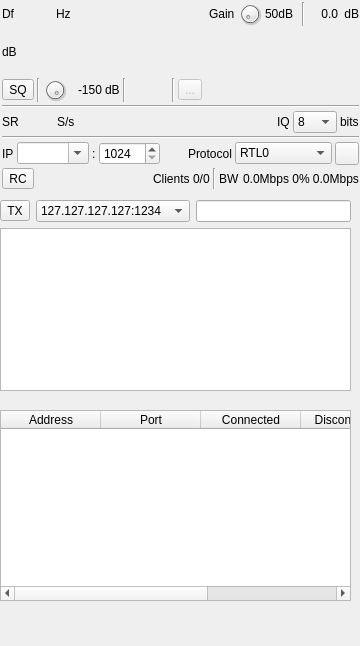
<?xml version="1.0" encoding="UTF-8"?>
<ui version="4.0">
 <class>RemoteTCPSinkGUI</class>
 <widget class="RollupContents" name="RemoteTCPSinkGUI">
  <property name="geometry">
   <rect>
    <x>0</x>
    <y>0</y>
    <width>360</width>
    <height>646</height>
   </rect>
  </property>
  <property name="sizePolicy">
   <sizepolicy hsizetype="Expanding" vsizetype="Expanding">
    <horstretch>0</horstretch>
    <verstretch>0</verstretch>
   </sizepolicy>
  </property>
  <property name="minimumSize">
   <size>
    <width>350</width>
    <height>100</height>
   </size>
  </property>
  <property name="maximumSize">
   <size>
    <width>1000</width>
    <height>16777215</height>
   </size>
  </property>
  <property name="font">
   <font>
    <pointsize>9</pointsize>
   </font>
  </property>
  <property name="windowTitle">
   <string>Remote sink</string>
  </property>
  <widget class="QWidget" name="settingsContainer" native="true">
   <property name="geometry">
    <rect>
     <x>0</x>
     <y>0</y>
     <width>361</width>
     <height>191</height>
    </rect>
   </property>
   <property name="minimumSize">
    <size>
     <width>334</width>
     <height>0</height>
    </size>
   </property>
   <property name="windowTitle">
    <string>Settings</string>
   </property>
   <layout class="QVBoxLayout" name="verticalLayout">
    <property name="spacing">
     <number>3</number>
    </property>
    <property name="leftMargin">
     <number>2</number>
    </property>
    <property name="topMargin">
     <number>2</number>
    </property>
    <property name="rightMargin">
     <number>2</number>
    </property>
    <property name="bottomMargin">
     <number>2</number>
    </property>
    <item>
     <layout class="QHBoxLayout" name="channelSettingsLayout">
      <item>
       <widget class="QLabel" name="deltaFrequencyLabel">
        <property name="minimumSize">
         <size>
          <width>16</width>
          <height>0</height>
         </size>
        </property>
        <property name="text">
         <string>Df</string>
        </property>
       </widget>
      </item>
      <item>
       <widget class="ValueDialZ" name="deltaFrequency" native="true">
        <property name="sizePolicy">
         <sizepolicy hsizetype="Maximum" vsizetype="Maximum">
          <horstretch>0</horstretch>
          <verstretch>0</verstretch>
         </sizepolicy>
        </property>
        <property name="minimumSize">
         <size>
          <width>32</width>
          <height>16</height>
         </size>
        </property>
        <property name="font">
         <font>
          <pointsize>12</pointsize>
         </font>
        </property>
        <property name="cursor">
         <cursorShape>PointingHandCursor</cursorShape>
        </property>
        <property name="focusPolicy">
         <enum>Qt::FocusPolicy::StrongFocus</enum>
        </property>
        <property name="toolTip">
         <string>Channel frequency shift from center in Hz</string>
        </property>
       </widget>
      </item>
      <item>
       <widget class="QLabel" name="deltaUnits">
        <property name="text">
         <string>Hz </string>
        </property>
       </widget>
      </item>
      <item>
       <spacer name="channelSettingsHorizontalSpacer">
        <property name="orientation">
         <enum>Qt::Orientation::Horizontal</enum>
        </property>
        <property name="sizeHint" stdset="0">
         <size>
          <width>40</width>
          <height>20</height>
         </size>
        </property>
       </spacer>
      </item>
      <item>
       <widget class="QLabel" name="gainLabel">
        <property name="text">
         <string>Gain</string>
        </property>
       </widget>
      </item>
      <item>
       <widget class="QDial" name="gain">
        <property name="maximumSize">
         <size>
          <width>24</width>
          <height>24</height>
         </size>
        </property>
        <property name="toolTip">
         <string>Gain in dB</string>
        </property>
        <property name="minimum">
         <number>0</number>
        </property>
        <property name="maximum">
         <number>100</number>
        </property>
       </widget>
      </item>
      <item>
       <widget class="QLabel" name="gainText">
        <property name="minimumSize">
         <size>
          <width>34</width>
          <height>0</height>
         </size>
        </property>
        <property name="text">
         <string>50dB</string>
        </property>
       </widget>
      </item>
      <item>
       <widget class="Line" name="line_6">
        <property name="orientation">
         <enum>Qt::Orientation::Vertical</enum>
        </property>
       </widget>
      </item>
      <item>
       <widget class="QLabel" name="channelPower">
        <property name="minimumSize">
         <size>
          <width>30</width>
          <height>0</height>
         </size>
        </property>
        <property name="toolTip">
         <string>Channel power</string>
        </property>
        <property name="layoutDirection">
         <enum>Qt::LayoutDirection::RightToLeft</enum>
        </property>
        <property name="text">
         <string>0.0</string>
        </property>
        <property name="alignment">
         <set>Qt::AlignmentFlag::AlignRight|Qt::AlignmentFlag::AlignTrailing|Qt::AlignmentFlag::AlignVCenter</set>
        </property>
       </widget>
      </item>
      <item>
       <widget class="QLabel" name="channelPowerUnits">
        <property name="text">
         <string> dB</string>
        </property>
       </widget>
      </item>
     </layout>
    </item>
    <item>
     <layout class="QHBoxLayout" name="signalLevelLayout">
      <item>
       <widget class="QLabel" name="channelPowerMeterUnits">
        <property name="text">
         <string>dB</string>
        </property>
       </widget>
      </item>
      <item>
       <widget class="LevelMeterSignalDB" name="channelPowerMeter" native="true">
        <property name="sizePolicy">
         <sizepolicy hsizetype="Expanding" vsizetype="MinimumExpanding">
          <horstretch>0</horstretch>
          <verstretch>0</verstretch>
         </sizepolicy>
        </property>
        <property name="minimumSize">
         <size>
          <width>0</width>
          <height>24</height>
         </size>
        </property>
        <property name="font">
         <font>
          <family>Liberation Mono</family>
          <pointsize>8</pointsize>
         </font>
        </property>
        <property name="toolTip">
         <string>Level meter (dB) top trace: average, bottom trace: instantaneous peak, tip: peak hold</string>
        </property>
       </widget>
      </item>
     </layout>
    </item>
    <item>
     <layout class="QHBoxLayout" name="squelchLayout">
      <item>
       <widget class="ButtonSwitch" name="squelchEnabled">
        <property name="toolTip">
         <string>Check to enable IQ squelch</string>
        </property>
        <property name="text">
         <string>SQ</string>
        </property>
       </widget>
      </item>
      <item>
       <widget class="Line" name="line_8">
        <property name="orientation">
         <enum>Qt::Orientation::Vertical</enum>
        </property>
       </widget>
      </item>
      <item>
       <widget class="QDial" name="squelch">
        <property name="maximumSize">
         <size>
          <width>24</width>
          <height>24</height>
         </size>
        </property>
        <property name="toolTip">
         <string>IQ squelch power level in dB</string>
        </property>
        <property name="minimum">
         <number>-150</number>
        </property>
        <property name="maximum">
         <number>0</number>
        </property>
        <property name="pageStep">
         <number>1</number>
        </property>
       </widget>
      </item>
      <item>
       <widget class="QLabel" name="squelchText">
        <property name="minimumSize">
         <size>
          <width>32</width>
          <height>0</height>
         </size>
        </property>
        <property name="text">
         <string>-150</string>
        </property>
        <property name="alignment">
         <set>Qt::AlignmentFlag::AlignRight|Qt::AlignmentFlag::AlignTrailing|Qt::AlignmentFlag::AlignVCenter</set>
        </property>
       </widget>
      </item>
      <item>
       <widget class="QLabel" name="squelchUnits">
        <property name="text">
         <string>dB</string>
        </property>
       </widget>
      </item>
      <item>
       <widget class="Line" name="line">
        <property name="orientation">
         <enum>Qt::Orientation::Vertical</enum>
        </property>
       </widget>
      </item>
      <item>
       <widget class="PeriodDial" name="squelchGate" native="true">
        <property name="minimumSize">
         <size>
          <width>40</width>
          <height>0</height>
         </size>
        </property>
        <property name="toolTip">
         <string>IQ squelch gate time</string>
        </property>
       </widget>
      </item>
      <item>
       <widget class="Line" name="line_2">
        <property name="orientation">
         <enum>Qt::Orientation::Vertical</enum>
        </property>
       </widget>
      </item>
      <item>
       <widget class="QToolButton" name="audioMute">
        <property name="enabled">
         <bool>false</bool>
        </property>
        <property name="toolTip">
         <string>Indicates when IQ squelch is open</string>
        </property>
        <property name="text">
         <string>...</string>
        </property>
        <property name="icon">
         <iconset resource="../../../sdrgui/resources/res.qrc">
          <normaloff>:/sound_on.png</normaloff>
          <normalon>:/sound_off.png</normalon>:/sound_on.png</iconset>
        </property>
        <property name="checkable">
         <bool>true</bool>
        </property>
        <property name="checked">
         <bool>false</bool>
        </property>
       </widget>
      </item>
      <item>
       <spacer name="horizontalSpacer_4">
        <property name="orientation">
         <enum>Qt::Orientation::Horizontal</enum>
        </property>
        <property name="sizeHint" stdset="0">
         <size>
          <width>40</width>
          <height>20</height>
         </size>
        </property>
       </spacer>
      </item>
     </layout>
    </item>
    <item>
     <widget class="Line" name="line_7">
      <property name="orientation">
       <enum>Qt::Orientation::Horizontal</enum>
      </property>
     </widget>
    </item>
    <item>
     <layout class="QHBoxLayout" name="samplesSettingsLayout">
      <property name="rightMargin">
       <number>0</number>
      </property>
      <item>
       <widget class="QLabel" name="sampleRateLabel">
        <property name="text">
         <string>SR</string>
        </property>
       </widget>
      </item>
      <item>
       <widget class="ValueDial" name="channelSampleRate" native="true">
        <property name="sizePolicy">
         <sizepolicy hsizetype="Maximum" vsizetype="Maximum">
          <horstretch>0</horstretch>
          <verstretch>0</verstretch>
         </sizepolicy>
        </property>
        <property name="minimumSize">
         <size>
          <width>32</width>
          <height>16</height>
         </size>
        </property>
        <property name="font">
         <font>
          <pointsize>12</pointsize>
          <bold>false</bold>
         </font>
        </property>
        <property name="cursor">
         <cursorShape>PointingHandCursor</cursorShape>
        </property>
        <property name="toolTip">
         <string>Channel sample rate in samples per second</string>
        </property>
       </widget>
      </item>
      <item>
       <widget class="QLabel" name="sampleRateUnit">
        <property name="text">
         <string>S/s</string>
        </property>
       </widget>
      </item>
      <item>
       <spacer name="samplesSettingsHorizontalSpacer">
        <property name="orientation">
         <enum>Qt::Orientation::Horizontal</enum>
        </property>
        <property name="sizeHint" stdset="0">
         <size>
          <width>40</width>
          <height>20</height>
         </size>
        </property>
       </spacer>
      </item>
      <item>
       <widget class="QLabel" name="sampleBitsLabel">
        <property name="text">
         <string>IQ</string>
        </property>
       </widget>
      </item>
      <item>
       <widget class="QComboBox" name="sampleBits">
        <property name="maximumSize">
         <size>
          <width>16777215</width>
          <height>16777215</height>
         </size>
        </property>
        <property name="toolTip">
         <string>Transmitted bit depth of each I and Q sample</string>
        </property>
        <item>
         <property name="text">
          <string>8</string>
         </property>
        </item>
        <item>
         <property name="text">
          <string>16</string>
         </property>
        </item>
        <item>
         <property name="text">
          <string>24</string>
         </property>
        </item>
        <item>
         <property name="text">
          <string>32</string>
         </property>
        </item>
       </widget>
      </item>
      <item>
       <widget class="QLabel" name="sampleBitsUnit">
        <property name="text">
         <string>bits</string>
        </property>
       </widget>
      </item>
     </layout>
    </item>
    <item>
     <widget class="Line" name="line_5">
      <property name="orientation">
       <enum>Qt::Orientation::Horizontal</enum>
      </property>
     </widget>
    </item>
    <item>
     <layout class="QHBoxLayout" name="ipSettingsLayout">
      <item>
       <widget class="QLabel" name="dataAddressLabel">
        <property name="minimumSize">
         <size>
          <width>0</width>
          <height>0</height>
         </size>
        </property>
        <property name="text">
         <string>IP</string>
        </property>
       </widget>
      </item>
      <item>
       <widget class="QComboBox" name="dataAddress">
        <property name="toolTip">
         <string>IP address of local network interface to start TCP server on. Use 0.0.0.0 for any interface.</string>
        </property>
        <property name="editable">
         <bool>true</bool>
        </property>
       </widget>
      </item>
      <item>
       <widget class="QLabel" name="dataPortSeparator">
        <property name="text">
         <string>:</string>
        </property>
       </widget>
      </item>
      <item>
       <widget class="QSpinBox" name="dataPort">
        <property name="toolTip">
         <string>TCP port for server to listen for connections on</string>
        </property>
        <property name="minimum">
         <number>1024</number>
        </property>
        <property name="maximum">
         <number>65535</number>
        </property>
       </widget>
      </item>
      <item>
       <spacer name="horizontalSpacer">
        <property name="orientation">
         <enum>Qt::Orientation::Horizontal</enum>
        </property>
        <property name="sizeHint" stdset="0">
         <size>
          <width>40</width>
          <height>20</height>
         </size>
        </property>
       </spacer>
      </item>
      <item>
       <widget class="QLabel" name="protocolLabel">
        <property name="text">
         <string>Protocol</string>
        </property>
       </widget>
      </item>
      <item>
       <widget class="QComboBox" name="protocol">
        <property name="minimumSize">
         <size>
          <width>80</width>
          <height>0</height>
         </size>
        </property>
        <property name="toolTip">
         <string>Protocol to transmit data with</string>
        </property>
        <property name="currentIndex">
         <number>0</number>
        </property>
        <item>
         <property name="text">
          <string>RTL0</string>
         </property>
        </item>
        <item>
         <property name="text">
          <string>SDRangel</string>
         </property>
        </item>
        <item>
         <property name="text">
          <string>SDRangel wss</string>
         </property>
        </item>
       </widget>
      </item>
      <item>
       <widget class="QToolButton" name="displaySettings">
        <property name="toolTip">
         <string>Display settings dialog</string>
        </property>
        <property name="text">
         <string/>
        </property>
        <property name="icon">
         <iconset resource="../../../sdrgui/resources/res.qrc">
          <normaloff>:/listing.png</normaloff>:/listing.png</iconset>
        </property>
       </widget>
      </item>
     </layout>
    </item>
    <item>
     <layout class="QHBoxLayout" name="statusLayout">
      <item>
       <widget class="ButtonSwitch" name="remoteControl">
        <property name="toolTip">
         <string>Allow remote control</string>
        </property>
        <property name="text">
         <string>RC</string>
        </property>
       </widget>
      </item>
      <item>
       <spacer name="horizontalSpacer_3">
        <property name="orientation">
         <enum>Qt::Orientation::Horizontal</enum>
        </property>
        <property name="sizeHint" stdset="0">
         <size>
          <width>40</width>
          <height>20</height>
         </size>
        </property>
       </spacer>
      </item>
      <item>
       <widget class="QLabel" name="clientsLabel">
        <property name="text">
         <string>Clients</string>
        </property>
       </widget>
      </item>
      <item>
       <widget class="QLabel" name="clients">
        <property name="toolTip">
         <string>Number of clients connected / maximum clients</string>
        </property>
        <property name="text">
         <string>0/0</string>
        </property>
       </widget>
      </item>
      <item>
       <widget class="Line" name="line_4">
        <property name="orientation">
         <enum>Qt::Orientation::Vertical</enum>
        </property>
       </widget>
      </item>
      <item>
       <widget class="QLabel" name="bwLabel">
        <property name="text">
         <string>BW</string>
        </property>
       </widget>
      </item>
      <item>
       <widget class="QLabel" name="bw">
        <property name="toolTip">
         <string>- Channel IQ bandwidth in bits per second
- Compression saving in percent
- Total outgoing network bandwidth in bits per second

Values are averaged over the last 10 seconds</string>
        </property>
        <property name="text">
         <string>0.0Mbps 0% 0.0Mbps</string>
        </property>
       </widget>
      </item>
     </layout>
    </item>
   </layout>
  </widget>
  <widget class="QWidget" name="messagesContainer" native="true">
   <property name="geometry">
    <rect>
     <x>0</x>
     <y>200</y>
     <width>351</width>
     <height>191</height>
    </rect>
   </property>
   <property name="sizePolicy">
    <sizepolicy hsizetype="Preferred" vsizetype="Expanding">
     <horstretch>0</horstretch>
     <verstretch>0</verstretch>
    </sizepolicy>
   </property>
   <property name="windowTitle">
    <string>Messages</string>
   </property>
   <layout class="QVBoxLayout" name="verticalLayout_3">
    <property name="leftMargin">
     <number>0</number>
    </property>
    <property name="topMargin">
     <number>0</number>
    </property>
    <property name="rightMargin">
     <number>0</number>
    </property>
    <property name="bottomMargin">
     <number>0</number>
    </property>
    <item>
     <layout class="QHBoxLayout" name="txMessageLayout">
      <item>
       <widget class="QToolButton" name="sendMessage">
        <property name="text">
         <string>TX</string>
        </property>
       </widget>
      </item>
      <item>
       <widget class="QComboBox" name="txAddress">
        <property name="minimumSize">
         <size>
          <width>140</width>
          <height>0</height>
         </size>
        </property>
        <item>
         <property name="text">
          <string>127.127.127.127:1234</string>
         </property>
        </item>
       </widget>
      </item>
      <item>
       <widget class="QLineEdit" name="txMessage"/>
      </item>
     </layout>
    </item>
    <item>
     <layout class="QHBoxLayout" name="messagesLayout">
      <item>
       <widget class="QListWidget" name="messages"/>
      </item>
     </layout>
    </item>
   </layout>
  </widget>
  <widget class="QWidget" name="connectionsContainer" native="true">
   <property name="geometry">
    <rect>
     <x>0</x>
     <y>410</y>
     <width>351</width>
     <height>191</height>
    </rect>
   </property>
   <property name="sizePolicy">
    <sizepolicy hsizetype="Preferred" vsizetype="Expanding">
     <horstretch>0</horstretch>
     <verstretch>0</verstretch>
    </sizepolicy>
   </property>
   <property name="windowTitle">
    <string>Connection Log</string>
   </property>
   <layout class="QVBoxLayout" name="verticalLayout_4">
    <property name="leftMargin">
     <number>0</number>
    </property>
    <property name="topMargin">
     <number>0</number>
    </property>
    <property name="rightMargin">
     <number>0</number>
    </property>
    <property name="bottomMargin">
     <number>0</number>
    </property>
    <item>
     <layout class="QHBoxLayout" name="connectionsLayout">
      <item>
       <widget class="QTableWidget" name="connections">
        <column>
         <property name="text">
          <string>Address</string>
         </property>
         <property name="toolTip">
          <string>IP address of client</string>
         </property>
        </column>
        <column>
         <property name="text">
          <string>Port</string>
         </property>
         <property name="toolTip">
          <string>TCP port number of client</string>
         </property>
        </column>
        <column>
         <property name="text">
          <string>Connected</string>
         </property>
         <property name="toolTip">
          <string>Date and time client connected</string>
         </property>
        </column>
        <column>
         <property name="text">
          <string>Disconnected</string>
         </property>
         <property name="toolTip">
          <string>Date and time client disconnected</string>
         </property>
        </column>
        <column>
         <property name="text">
          <string>Time</string>
         </property>
         <property name="toolTip">
          <string>Time client was connected for</string>
         </property>
        </column>
       </widget>
      </item>
     </layout>
    </item>
   </layout>
  </widget>
 </widget>
 <customwidgets>
  <customwidget>
   <class>ButtonSwitch</class>
   <extends>QToolButton</extends>
   <header>gui/buttonswitch.h</header>
  </customwidget>
  <customwidget>
   <class>RollupContents</class>
   <extends>QWidget</extends>
   <header>gui/rollupcontents.h</header>
   <container>1</container>
  </customwidget>
  <customwidget>
   <class>ValueDialZ</class>
   <extends>QWidget</extends>
   <header>gui/valuedialz.h</header>
   <container>1</container>
  </customwidget>
  <customwidget>
   <class>LevelMeterSignalDB</class>
   <extends>QWidget</extends>
   <header>gui/levelmeter.h</header>
   <container>1</container>
  </customwidget>
  <customwidget>
   <class>ValueDial</class>
   <extends>QWidget</extends>
   <header>gui/valuedial.h</header>
   <container>1</container>
  </customwidget>
  <customwidget>
   <class>PeriodDial</class>
   <extends>QWidget</extends>
   <header>gui/perioddial.h</header>
   <container>1</container>
  </customwidget>
 </customwidgets>
 <resources>
  <include location="../../../sdrgui/resources/res.qrc"/>
 </resources>
 <connections/>
</ui>
